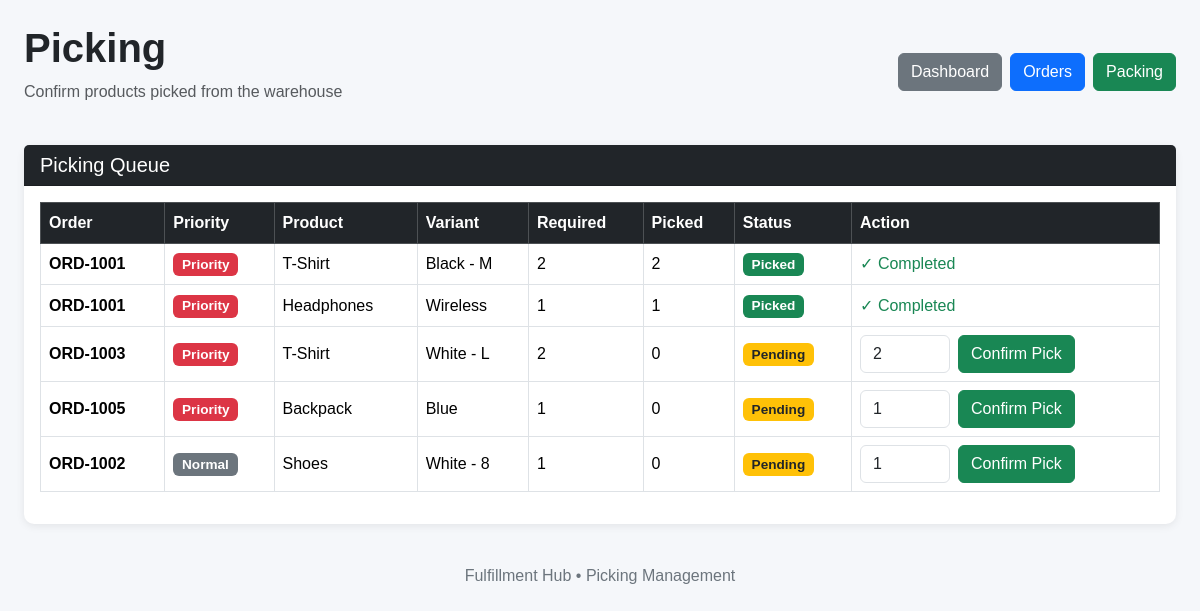
The app's page /picking with its own data.
### tables this page shows
CREATE TABLE picking (
            id INTEGER PRIMARY KEY AUTOINCREMENT,
            order_id INTEGER,
            product_name TEXT,
            variant TEXT,
            required_quantity INTEGER,
            picked_quantity INTEGER DEFAULT 0,
            status TEXT DEFAULT 'Pending',
            FOREIGN KEY (order_id) REFERENCES orders(id)
        );

CREATE TABLE orders (
            id INTEGER PRIMARY KEY AUTOINCREMENT,
            order_number TEXT UNIQUE,
            customer_name TEXT,
            priority TEXT,
            status TEXT,
            deadline TEXT
        );

### app.py (the view)
@app.route("/picking")
def picking():
    connection = get_db_connection()
    picking_items = connection.execute(
        """
        SELECT
            picking.id,
            picking.product_name,
            picking.variant,
            picking.required_quantity,
            picking.picked_quantity,
            picking.status,
            orders.order_number,
            orders.priority
        FROM picking
        JOIN orders
        ON picking.order_id = orders.id
        ORDER BY orders.priority DESC
        """
    ).fetchall()
    connection.close()
    return render_template(
        "picking.html",
        picking_items=picking_items
    )

### app.py (called while the page is built)
def get_db_connection():
    connection = sqlite3.connect("fulfillment.db")
    connection.row_factory = sqlite3.Row
    return connection

### templates/picking.html (shortened to what this page needs)
<!DOCTYPE html>
<html lang="en">
<head>
    <link
        href="https://cdn.jsdelivr.net/npm/bootstrap@5.3.3/dist/css/bootstrap.min.css"
        rel="stylesheet"
    >
    <link
        rel="stylesheet"
        href="{{ url_for('static', filename='css/style.css') }}"
    >
</head>
<body>
<div class="container-fluid mt-4 px-4">
    <div class="page-header">
        <div class="d-flex justify-content-between align-items-center">
            <div>
                <h1>Picking</h1>
                <p class="text-muted">
                    Confirm products picked from the warehouse
                </p>
            </div>
            <div class="nav-buttons">
                <a href="/" class="btn btn-secondary">
                    Dashboard
                </a>
                <a href="/orders" class="btn btn-primary">
                    Orders
                </a>
                <a href="/packing" class="btn btn-success">
                    Packing
                </a>
            </div>
        </div>
    </div>
    <div class="card shadow-sm border-0">
        <div class="card-header bg-dark text-white">
            <h5 class="mb-0">
                Picking Queue
            </h5>
        </div>
        <div class="card-body">
            <div class="table-responsive">
                <table class="table table-bordered table-hover align-middle">
                    <thead class="table-dark">
                        <tr>
                            <th>Order</th>
                            <th>Priority</th>
                            <th>Product</th>
                            <th>Variant</th>
                            <th>Required</th>
                            <th>Picked</th>
                            <th>Status</th>
                            <th>Action</th>
                        </tr>
                    </thead>
                    <tbody>
                    {% for item in picking_items %}
                        <tr>
                            <td>
                                <strong>
                                    {{ item["order_number"] }}
                                </strong>
                            </td>
                            <td>
                                {% if item["priority"] == "Priority" %}
                                    <span class="badge bg-danger">
                                        Priority
                                    </span>
                                {% else %}
                                    <span class="badge bg-secondary">
                                        Normal
                                    </span>
                                {% endif %}
                            </td>
                            <td>
                                {{ item["product_name"] }}
                            </td>
                            <td>
                                {{ item["variant"] }}
                            </td>
                            <td>
                                {{ item["required_quantity"] }}
                            </td>
                            <td>
                                {{ item["picked_quantity"] }}
                            </td>
                            <td>
                                {% if item["status"] == "Picked" %}
                                    <span class="badge bg-success">
                                        Picked
                                    </span>
                                {% else %}
                                    <span class="badge bg-warning text-dark">
                                        Pending
                                    </span>
                                {% endif %}
                            </td>
                            <td>
                                {% if item["status"] == "Picked" %}
                                    <span class="text-success">
                                        ✓ Completed
                                    </span>
                                {% else %}
                                    <form
                                        action="/confirm-pick/{{ item['id'] }}"
                                        method="POST"
                                        class="d-flex gap-2"
                                    >
                                        <input
                                            type="number"
                                            name="quantity"
                                            min="1"
                                            max="{{ item['required_quantity'] }}"
                                            value="{{ item['required_quantity'] }}"
                                            class="form-control"
                                            style="width: 90px;"
                                            required
                                        >
                                        <button
                                            type="submit"
                                            class="btn btn-success"
                                        >
                                            Confirm Pick
                                        </button>
                                    </form>
                                {% endif %}
                            </td>
                        </tr>
                    {% endfor %}
                    </tbody>
                </table>
            </div>
        </div>
    </div>
    <div class="footer">
        Fulfillment Hub • Picking Management
    </div>
</div>
</body>
</html>

### static/style.css (style rules this page uses)
body { background-color: #f5f7fa; font-family: Arial, sans-serif; }
h1 { font-weight: 700; }
.card { border-radius: 10px; }
.card-header { font-weight: 600; }
.table { background-color: white; }
.table th { white-space: nowrap; }
.btn { border-radius: 6px; }
.form-control, .form-select { border-radius: 6px; }
.badge { font-size: 0.85rem; }
.nav-buttons { display: flex; flex-wrap: wrap; gap: 8px; }
.page-header { margin-bottom: 25px; }
.shadow-sm { box-shadow: 0 2px 8px rgba(0, 0, 0, 0.08) !important; }
.footer { text-align: center; color: #6c757d; margin-top: 40px; margin-bottom: 20px; }

### records on screen
picking: order_number "ORD-1001", shows "Priority", product_name "T-Shirt", variant "Black - M", required_quantity "2", picked_quantity "2", status "Picked"
picking: order_number "ORD-1001", shows "Priority", product_name "Headphones", variant "Wireless", required_quantity "1", picked_quantity "1", status "Picked"
picking: order_number "ORD-1003", shows "Priority", product_name "T-Shirt", variant "White - L", required_quantity "2", picked_quantity "0", status "Pending", quantity "2"
picking: order_number "ORD-1005", shows "Priority", product_name "Backpack", variant "Blue", required_quantity "1", picked_quantity "0", status "Pending", quantity "1"
picking: order_number "ORD-1002", shows "Normal", product_name "Shoes", variant "White - 8", required_quantity "1", picked_quantity "0", status "Pending", quantity "1"
